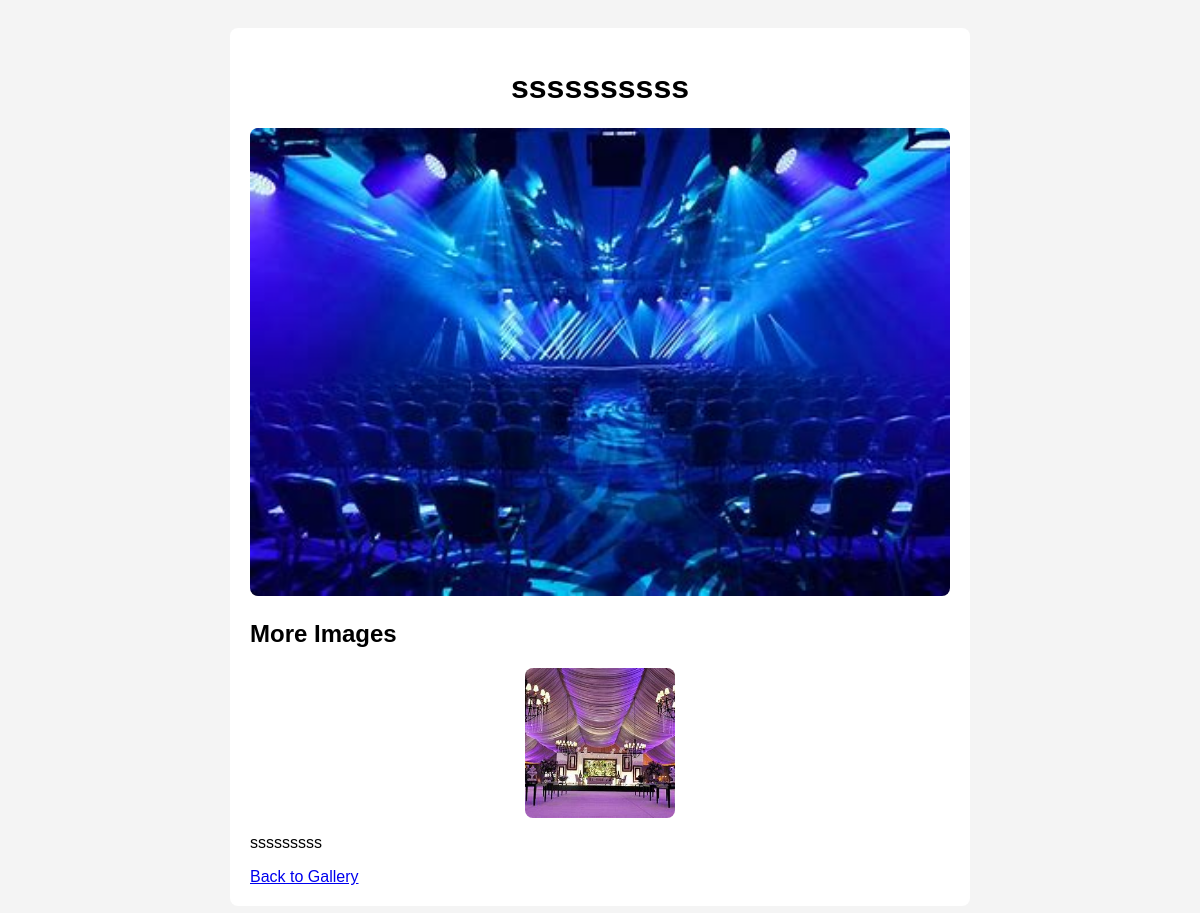
The app's page /gallery_details/23 with its own data.
### tables this page shows
CREATE TABLE gallery (
    id INTEGER PRIMARY KEY AUTOINCREMENT,
    title TEXT NOT NULL,
    description TEXT NOT NULL,
    file_path TEXT NOT NULL
    , uploaded_at TIMESTAMP);

CREATE TABLE extra_images (
        id INTEGER PRIMARY KEY AUTOINCREMENT,
        event_id INTEGER,
        file_path TEXT NOT NULL,
        FOREIGN KEY (event_id) REFERENCES gallery(id) ON DELETE CASCADE
        );

### app.py (the view)
@app.route("/gallery_details/<int:event_id>")
def gallery_details(event_id):
    conn = sqlite3.connect(DB_PATH)
    cursor = conn.cursor()
    cursor.execute("SELECT title, description, file_path FROM gallery WHERE id = ?", (event_id,))
    event = cursor.fetchone()
    if not event:
        return "Event not found", 404
    cursor.execute("SELECT file_path FROM extra_images WHERE event_id = ?", (event_id,))
    extra_images = [row[0] for row in cursor.fetchall()]
    conn.close()
    return render_template("gallery_details.html", event={
        "title": event[0],
        "description": event[1],
        "file_path": event[2],
        "extra_images": extra_images
    })

### templates/gallery_details.html (shortened to what this page needs)
<!DOCTYPE html>
<html lang="en">
<head>
</head>
<body>
<div class="container">
    <h1>{{ event.title }}</h1>
    <img src="{{ url_for('static', filename=event.file_path) }}" alt="{{ event.title }}">
    {% if event.extra_images %}
    <h2>More Images</h2>
    <div class="extra-images">
        {% for img in event.extra_images %}
            <img src="{{ url_for('static', filename=img) }}" alt="Extra Image">
        {% endfor %}
    </div>
    {% endif %}
    <p>{{ event.description }}</p>
    <a href="{{ url_for('gallery') }}" class="btn">Back to Gallery</a>
</div>
</body>
</html>

### templates/gallery_details.html (style rules this page uses)
body { font-family: Arial, sans-serif; background-color: #f4f4f4; padding: 20px; }
.container { max-width: 700px; margin: auto; background: white; padding: 20px; border-radius: 8px; }
img { width: 100%; border-radius: 8px; }
h1 { text-align: center; }
.extra-images { display: flex; flex-wrap: wrap; gap: 10px; justify-content: center; margin-top: 20px; }
.extra-images img { width: 150px; height: 150px; object-fit: cover; border-radius: 8px; }

### records on screen
gallery: title "ssssssssss", file_path (picture), description "sssssssss"
extra_images: file_path (picture)
